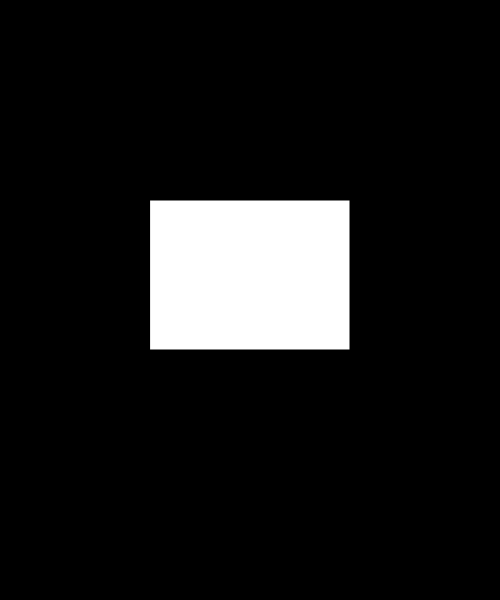
Frame 1 (no input)
Frame 60 (no input): identical to frame 1, image omitted
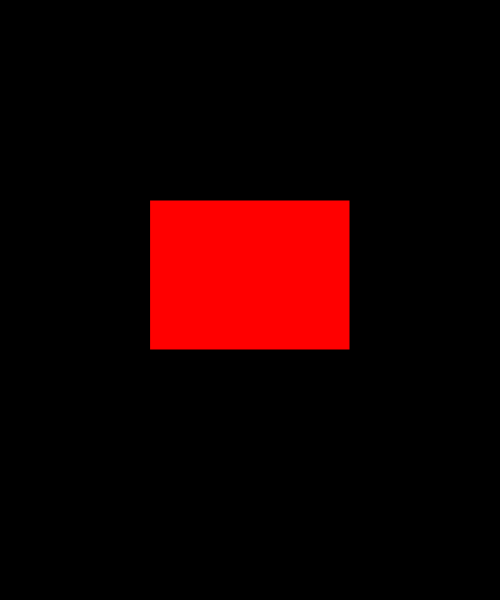
Frame 120 (the mouse pressed at the canvas centre since frame 60)

The p5.js sketch that drew these frames (run headless with seeded random() and noise() and a simulated clock; from frame 60 on, the mouse is pressed at the canvas centre):

// p5.js sketch
// ── sketch.js
// IMA | NYU Shanghai
// MOQN
// Oct 5 2019


let x, y, w, h;

function setup() {
  createCanvas(500, 600);
  background(0);

  x = 150;
  y = 200;
  w = 200;
  h = 150;
}

function draw() {
  background(0);

  let c = color(255);
  if (mouseX > x && mouseX < x + w && mouseY > y && mouseY < y + h) {
    // in
    c = color(255, 255, 0);
    if (mouseIsPressed) {
      // on press
      c = color(255, 0, 0);
    }
  } else {
    // out
    c = color(255);
  }
  fill(c);
  rect(x, y, w, h);
}
